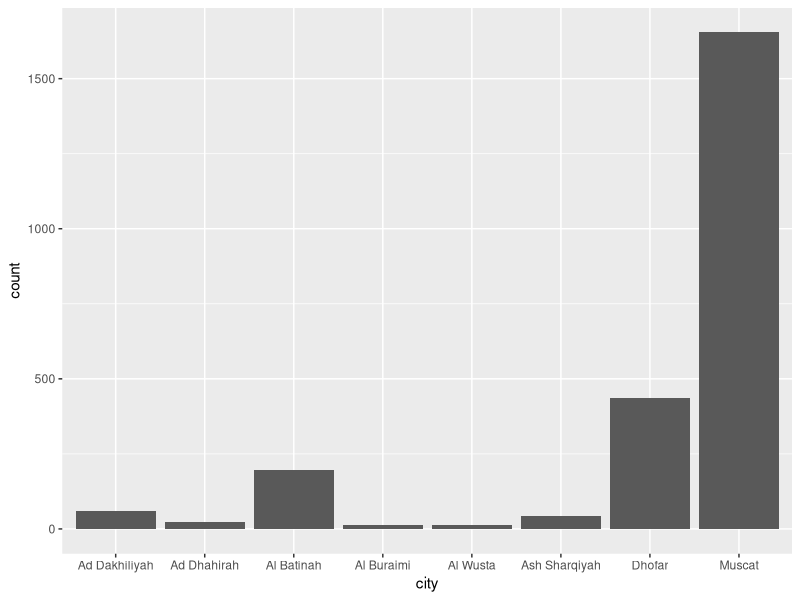
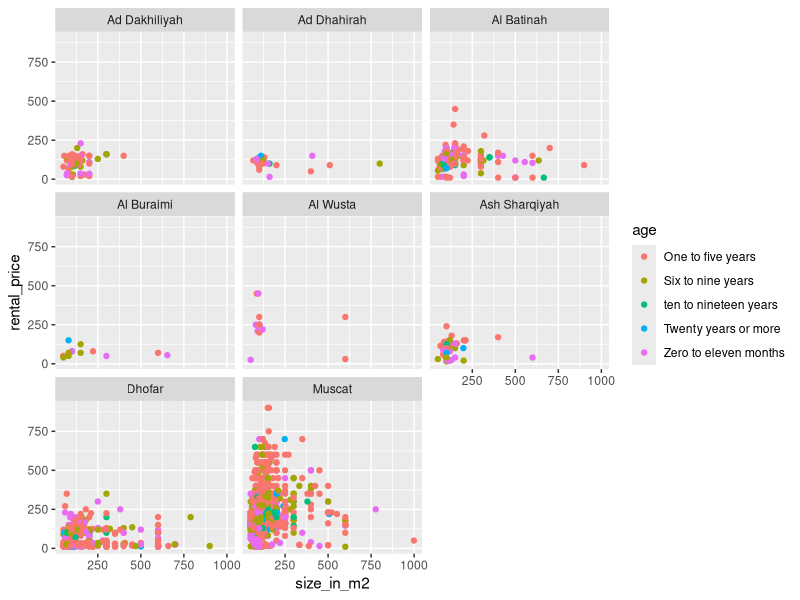
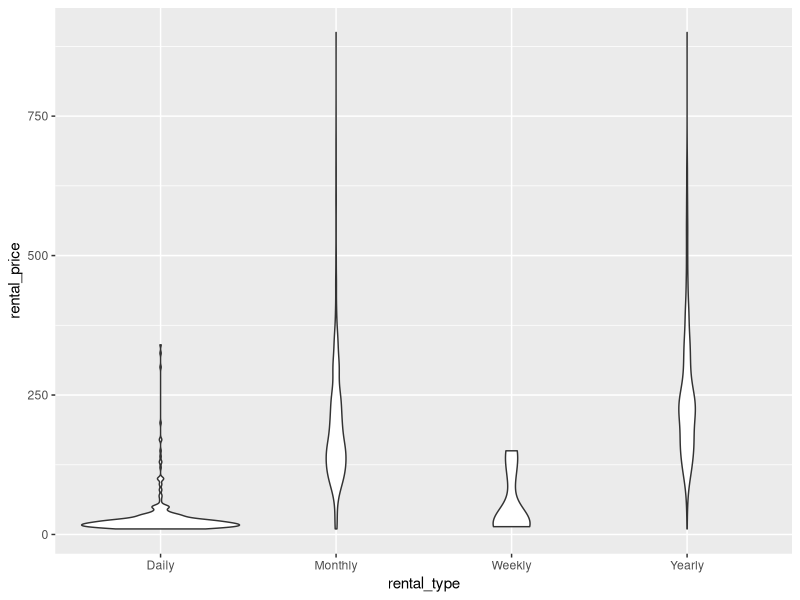

Recreate these plots in R, in order.
# load the tidyverse library
# if not installed, install using the following line: install.packages("tidyverse")
library(tidyverse)

# load the dataset
df <- read_csv("R-Ladies Dammam Data.csv")

# mutate function
# creates a new column in the dataset based on existing columns
# for this example we are creating two new columns
# 1st: converting rental price from Omani Riyal to Saudi Riyal
# 2nd: calculating price (in Saudi Riyal) per square meter
df2 <- df %>% mutate(rental_price_SR = rental_price * 9.76) %>% 
  mutate(price_per_m2_SR = rental_price_SR / size_in_m2)

# select function
# allows us to select specific columns in the dataset
df %>% select(city, furnished, rental_price)

# arrange
# sorts a dataset by a certain column
# by default, it sorts in ascending order
df3 <- df %>% arrange(rental_price)

# to sort by descending order, use the desc() function
df3 <- df %>% arrange(desc(rental_price))

# filter
# filters dataset based on a condition in a column or columns
# this example filters the dataset to show apartments that have 2 rooms
# AND the rental price is less than 200 Omani riyals
# AND the city is Muscat
df %>% filter(num_of_rooms == "Two", rental_price < 200, city == "Muscat") %>% View()

# group_by and summarise
# allow us to effectively group data and summarise based on our criteria
# so this example creates a new dataframe which shows the average rental price for each num_of_rooms category
df %>% 
  group_by(num_of_rooms) %>% 
  summarise(avg_price = mean(rental_price)) 

# ggplot2 
# bar chart to show the number of apartments per city
ggplot(data = df, mapping = aes(x=city)) + 
  geom_bar()

# scatterplot to show the relation between size and rental price
ggplot(data = df, mapping = aes(x=size_in_m2, y=rental_price, color=age)) +
  geom_point() + 
  facet_wrap(~city) # this line creates separate scatterplots based on the city


# bonus question not in recording
# how to create a violin plot
ggplot(df, aes(x=rental_type, y=rental_price)) +
  geom_violin()

# how to mutate a new column which creates 3 different pricing groups
df5 <- df %>% 
  mutate(price_group = if_else(rental_price >= 0 & rental_price < 200, "0 to 200", 
                               if_else(rental_price >= 200 & rental_price < 500, "200 to 500", "500 or more")))

         